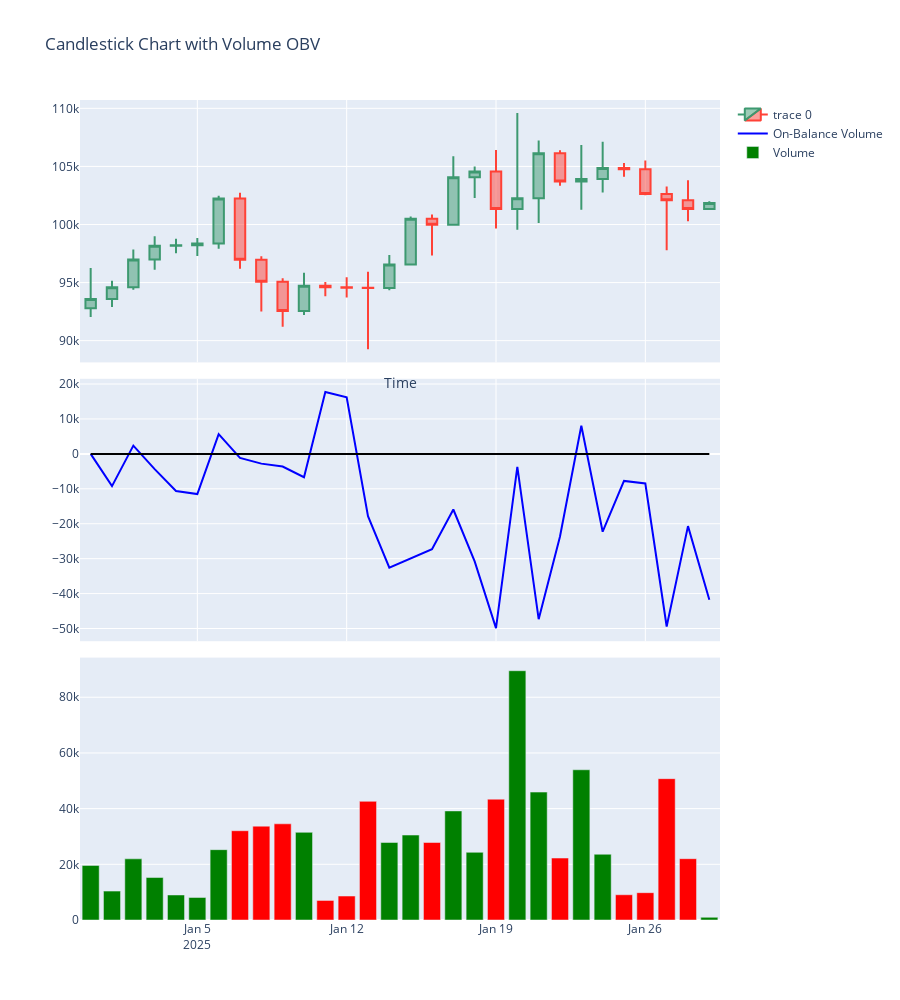

This figure's notebook cell:
### Code cell
import plotly.graph_objects as go
from plotly.subplots import make_subplots

from datetime import datetime

fig = make_subplots(rows=3, cols=1, shared_xaxes=True, vertical_spacing=0.02)

fig.add_trace(go.Candlestick(x=df.index,
                open=df['open'],
                high=df['high'],
                low=df['low'],
                close=df['close']
                ), row=1, col=1)


fig.add_trace(go.Scatter(x=df.index,
                            y=df['obv'],
                            name='On-Balance Volume',
                            line=dict(color='Blue')
                            )
                , row=2, col=1)

# draw an horizonal line at y=0
fig.add_shape(
        dict(
            type="line",
            x0=df.index[0],
            y0=0,
            x1=df.index[-1],
            y1=0,
            line=dict(
                color="black",
                width=2
            )
), row=2, col=1)


fig.add_trace(go.Bar(x=df.index, 
                     y=df['volume'], 
                     name='Volume', 
                     marker=dict(color=df['color'])
                     )
            , row=3, col=1)


fig.update_layout(
    title="Candlestick Chart with Volume OBV",
    xaxis_title="Time",
    xaxis_rangeslider_visible=False,
    height=1000,
    
)

fig.show()
